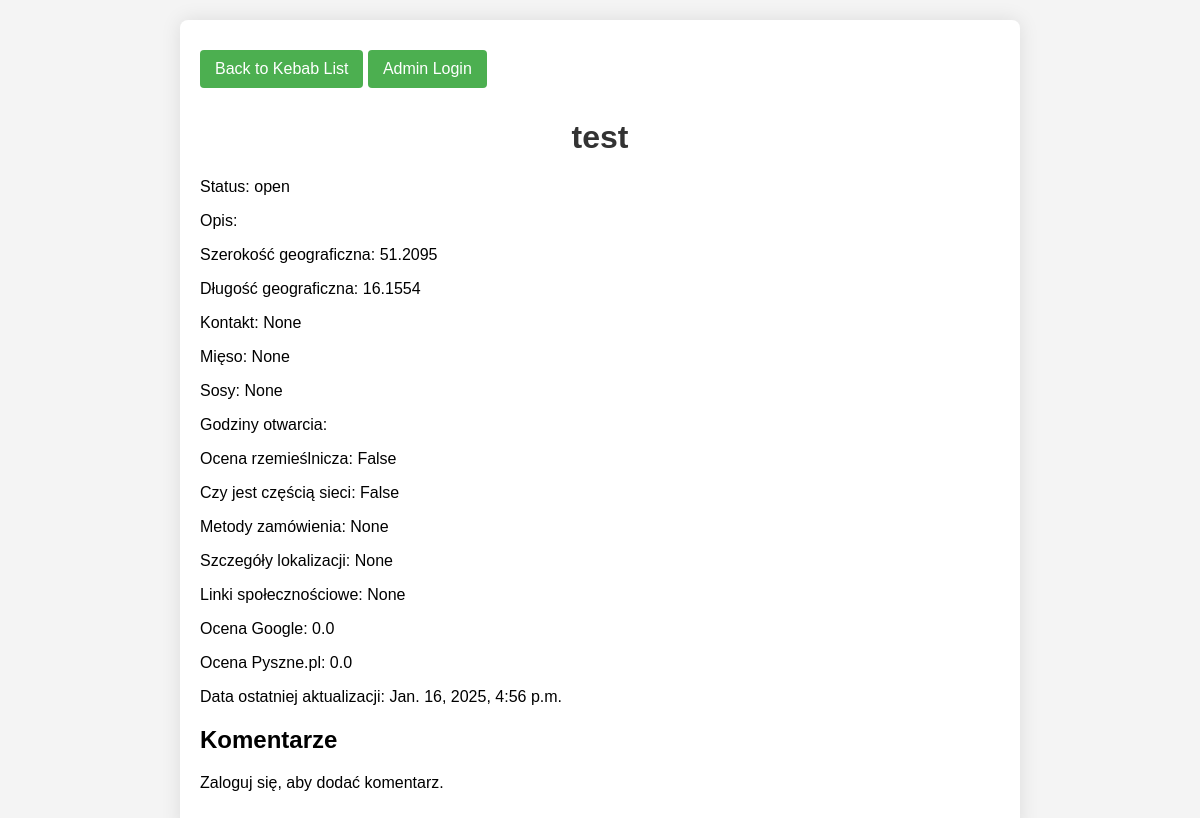
/panel/kebabs/1/, run on an earlier commit of the app's database.
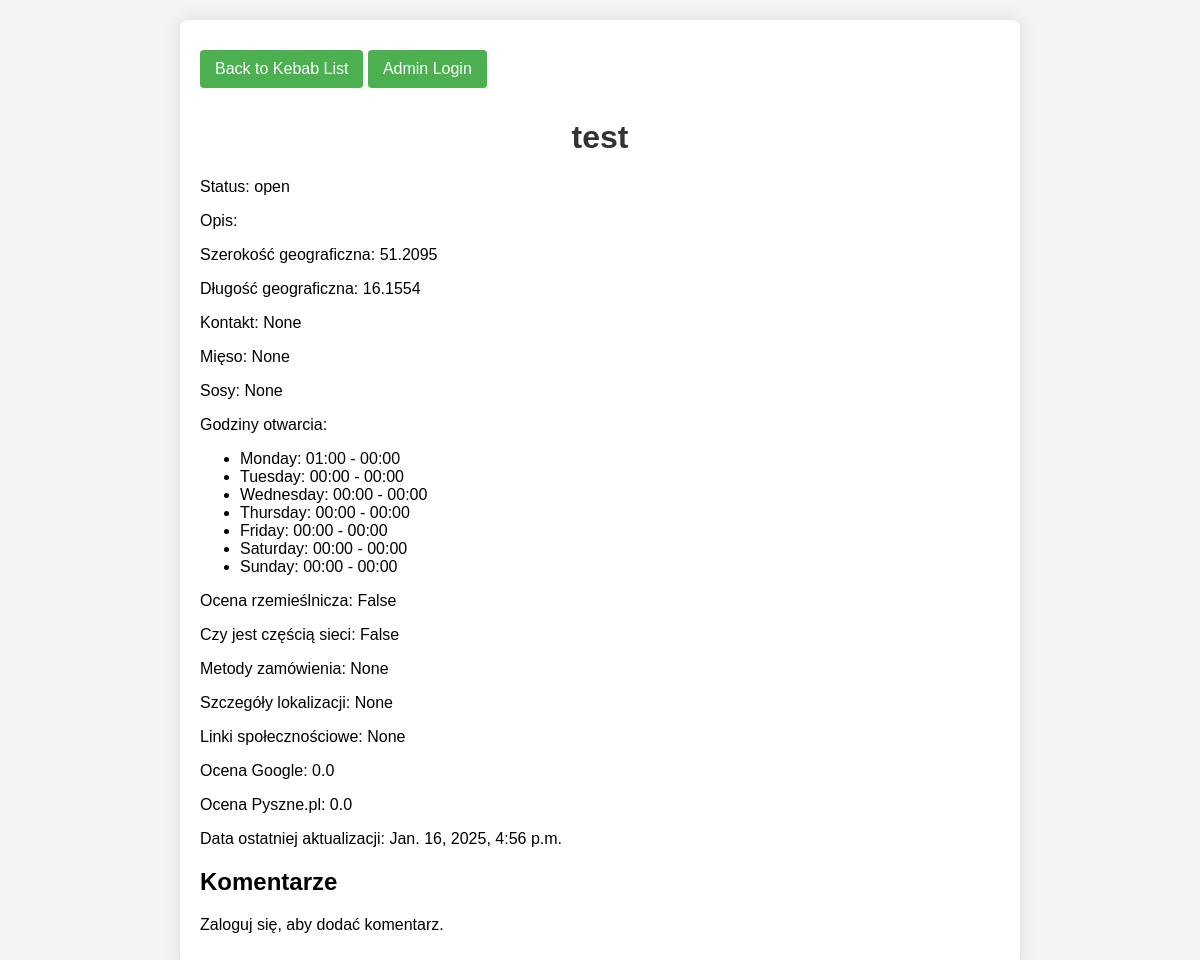
And on a later commit of the database.
### api/models.py (models this page shows, shortened)
class OpeningHour(models.Model):
    kebab = models.ForeignKey(Kebab, on_delete=models.CASCADE, related_name='openinghour_set')
    hours = models.JSONField(blank=True, null=True, default=default_hours, verbose_name="Godziny otwarcia")

### panel/views.py (the view)
# urls.py: path('kebabs/<int:pk>/', kebab_detail, name='kebab_detail'),
def kebab_detail(request, pk):
    kebab = get_object_or_404(Kebab, pk=pk)
    previous_kebab = Kebab.objects.filter(pk__lt=pk).order_by('-pk').first()
    next_kebab = Kebab.objects.filter(pk__gt=pk).order_by('pk').first()
    return render(request, 'kebab_detail.html', {'kebab': kebab, 'previous': previous_kebab, 'next': next_kebab})

### panel/templates/kebab_detail.html (shortened to what this page needs)
<!DOCTYPE html>
<html lang="pl">
<head>
    <link rel="stylesheet" href="https://cdnjs.cloudflare.com/ajax/libs/font-awesome/6.0.0-beta3/css/all.min.css">
</head>
<body>
    <div class="container">
        <a href="{% url 'kebab_list' %}" class="button">Back to Kebab List</a>
        <a href="/panel/admin/api" class="button">Admin Login</a>
        <h1>{{ kebab.name }}</h1>
        <p>Status: {{ kebab.status }}</p>
        <p>Opis: {{ kebab.description }}</p>
        <p>Szerokość geograficzna: {{ kebab.latitude }}</p>
        <p>Długość geograficzna: {{ kebab.longitude }}</p>
        <p>Kontakt: {{ kebab.contact }}</p>
        <p>Mięso: {{ kebab.meats }}</p>
        <p>Sosy: {{ kebab.sauces }}</p>
        <p>Godziny otwarcia:</p>
        <ul>
            {% for hour in kebab.openinghour_set.all %}
                {% for day, times in hour.hours.items %}
                    <li>{{ day|title }}: {{ times.open }} - {{ times.close }}</li>
                {% endfor %}
            {% endfor %}
        </ul>
        <p>Ocena rzemieślnicza: {{ kebab.craft_rating }}</p>
        <p>Czy jest częścią sieci: {{ kebab.in_chain }}</p>
        <p>Metody zamówienia: {{ kebab.order_methods }}</p>
        <p>Szczegóły lokalizacji: {{ kebab.location_details }}</p>
        <p>Linki społecznościowe: {{ kebab.social_links }}</p>
        <p>Ocena Google: {{ kebab.google_rating }}</p>
        <p>Ocena Pyszne.pl: {{ kebab.pyszne_rating }}</p>
        <p>Data ostatniej aktualizacji: {{ kebab.last_updated }}</p>
        <div class="comments">
            <h2>Komentarze</h2>
            {% if user.is_authenticated %}
            <form id="comment-form" method="post" action="{% url 'add_user_comment' kebab.id %}">
                {% csrf_token %}
                <textarea name="text" rows="4" cols="50" placeholder="Dodaj komentarz..."></textarea>
                <button type="submit" class="button">Dodaj</button>
                <div id="comment-message"></div>
            </form>
            {% else %}
            <p>Zaloguj się, aby dodać komentarz.</p>
            {% endif %}
        </div>
    </div>
</body>
</html>

What changed in the data, as far as the page shows it:
now on this page (row edited): OpeningHour: hours "Monday" "Tuesday" "Wednesday" "Thursday" "Friday" "Saturday" "Sunday", open "01:00" "00:00" "00:00" "00:00" "00:00" "00:00" "00:00", close "00:00" "00:00" "00:00" "00:00" "00:00" "00:00" "00:00"
